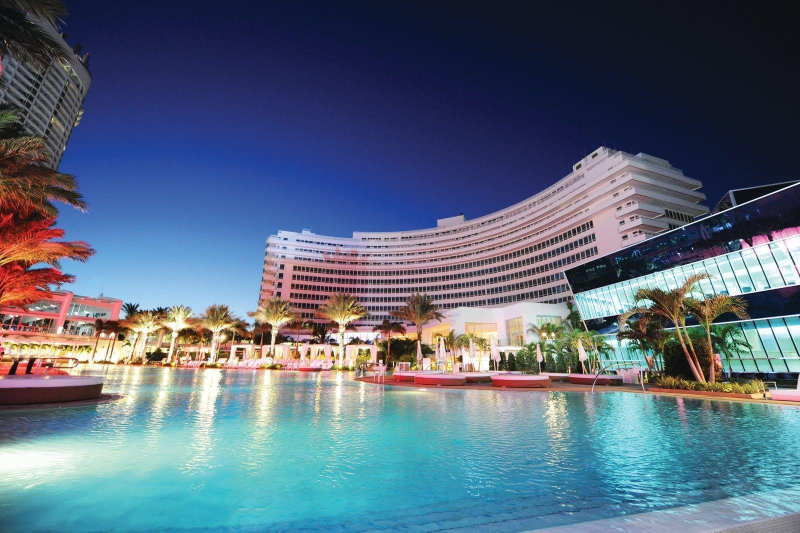
#> input picture MY HOTEL PRO/images/2000x700.jpg, 1600 x 1065 px, found by its file name (shown at 1/2 size); its folder holds 6 pictures in this run
$ python -i Bossmain.py   (imports and definitions only)   (older library calls are emulated)
#> lines starting #> are read from the running program, lines starting #| are printed output that depends on the picture
# [1 line not run here, left out]
root=0
from tkinter import *
from PIL import Image,ImageTk
from tkinter import ttk
import random
from tkinter import messagebox
import sqlite3 as c
from time import strftime,strptime
from datetime import datetime
import re
from tkcalendar import DateEntry
import subprocess


#--RESET ENTRY BOX

# [2071 lines left out: functions reset, get_cuersor, Custmain, add_dataCust, updatecust, deletecust and 26 more, not called in this run]


#--MAIN--#
def Devilmain():
    rootmain=Tk()
    rootmain.title("Hotel Management System")
    rootmain.geometry("1550x890+0+0")


    global labelframeleft
    global txtcname
    global txtfname
    global combo_gender
    global txtpostcode
    global txtmobile
    global txtemail
    global combo_nationality
    global combo_idproof
    global txtidnumber
    global txtaddress
    global Cust_Details_Table
    global photoimg1


    #image 1 upper right corner
    img1=Image.open(r"images\2000x700.jpg")
#> img1 is the input picture: PIL image 1600x1065 RGB; mean R, G, B 88.6, 105.8, 125.1
    img1=img1.resize((410,140),Image.ANTIALIAS)
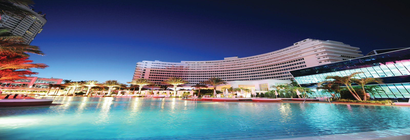
#> img1: PIL image 410x140 RGB; mean R, G, B 88.6, 105.8, 125.1
    photoimg1=ImageTk.PhotoImage(img1)

#> (the run stopped early here; a loop or call above may not have finished)
